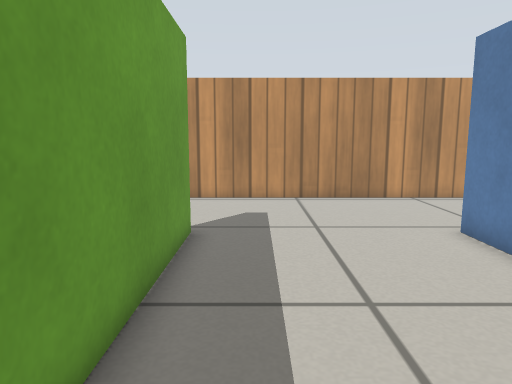
View 1 (above)

15 first-person views from a walk through a robot-simulator world made for Gazebo. The camera is 0.49 m above the floor, tilts 8° down and sees 70° across. The floor is counted in squares, 0.2 m on a side. Each view is taken from the middle of a square. On the plan, view 1 faces up. The plan holds only what a view shows up to about 20 squares ahead; the rest is blank. Gazebo's built-in surfaces are drawn with simple patterns.

View 2
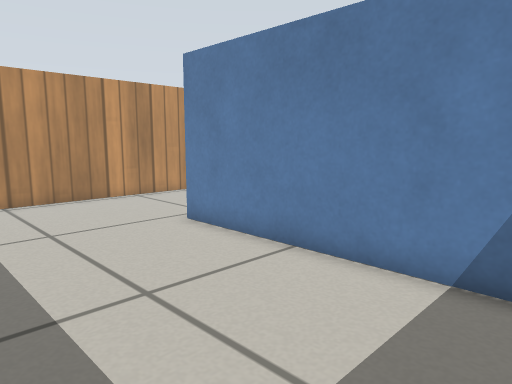

View 3
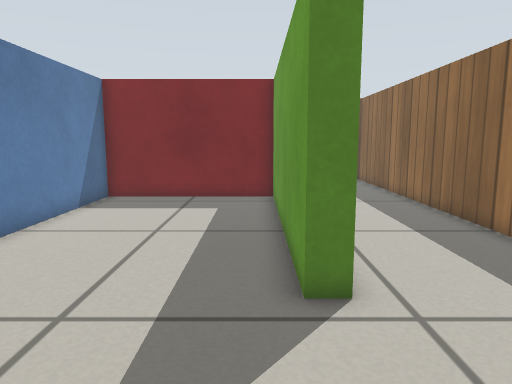

View 4
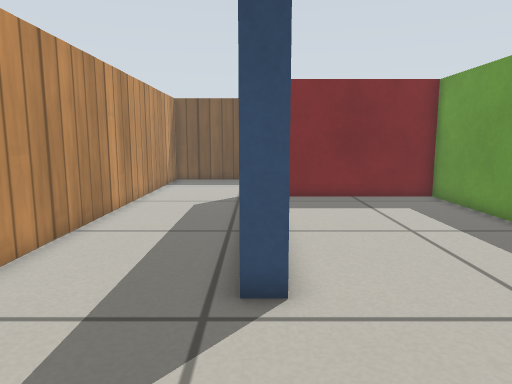

View 5
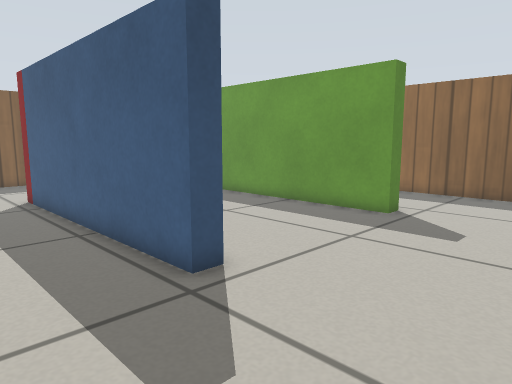

View 6
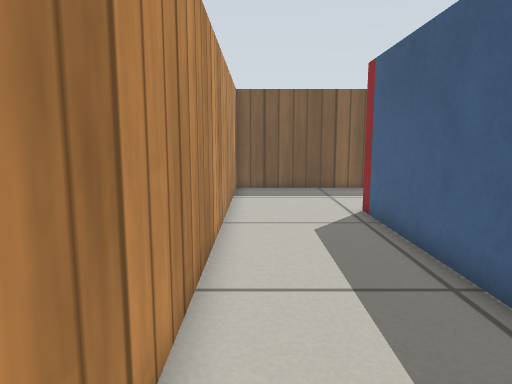

View 7
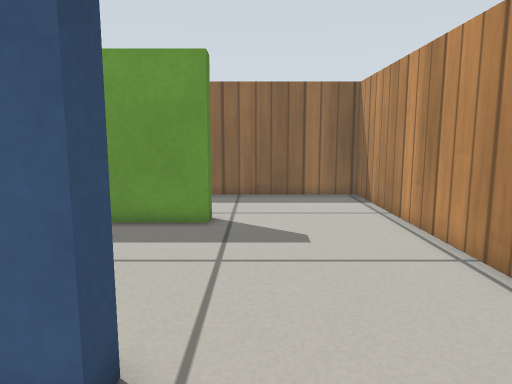

View 8
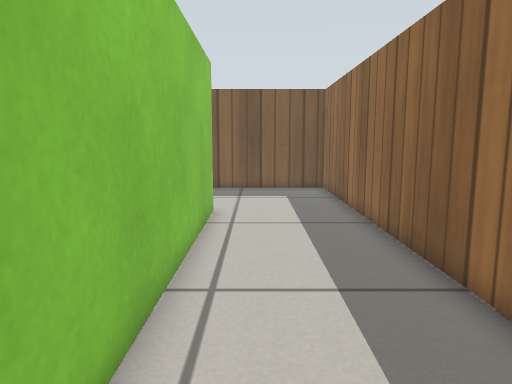

View 9
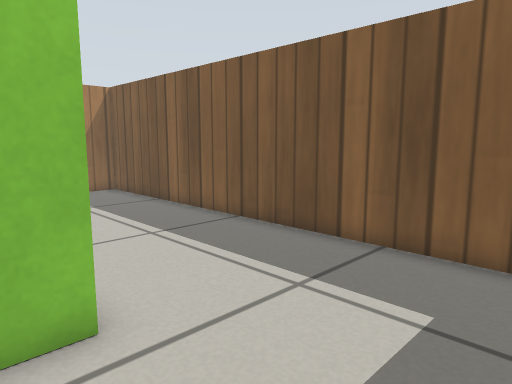

View 10
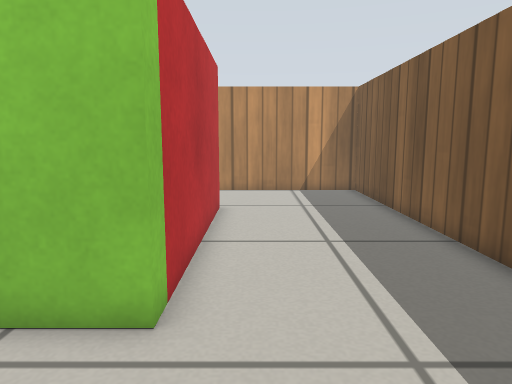

View 11
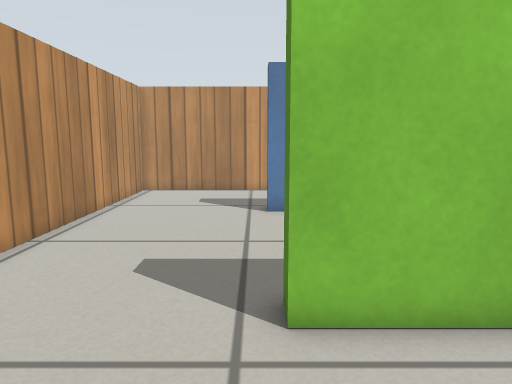

View 12
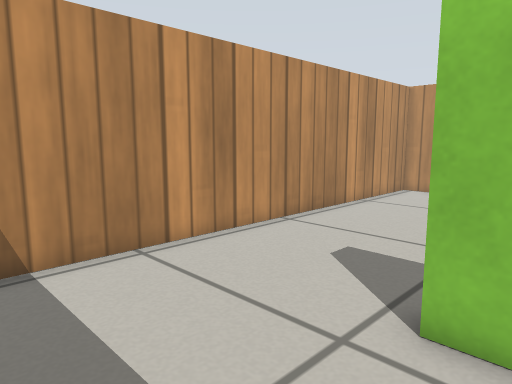

View 13
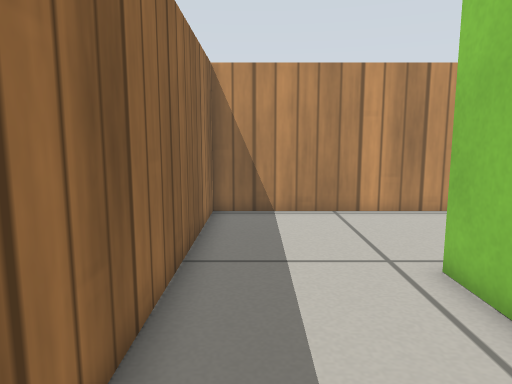

View 14
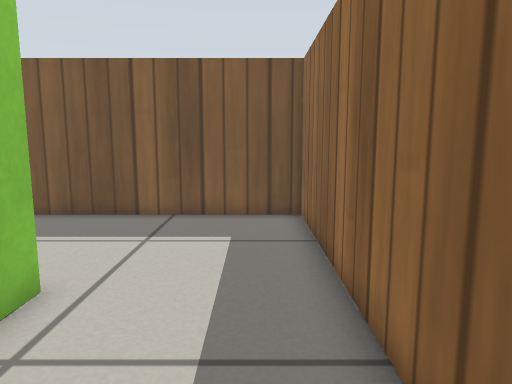

View 15
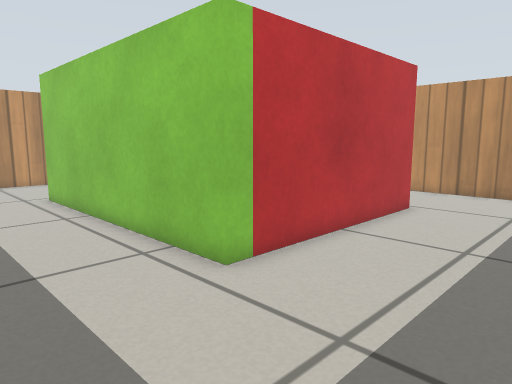

### Floor plan
Points are (right, up) in squares from view 1. A wall is a line through its corners. A room is listed if a view was taken in it or the views show most of it. See-through windows are left out.
Room 1 (views 1, 2, 3, 4)
walls: (-2.5, 9.6) (-1.8, 9.6) (-1.8, -0.9) (5.5, -0.9) (5.5, 9.6) (6.2, 9.6); (6.5, 15.6) (-2.5, 15.6)
ways out: opening at (-2, 12.5) to room 2; opening at (6, 12.5) to room 2
Room 2 (views 5, 6, 7, 8, 9, 10, 11, 12, 13, 14, 15)
walls: (6.2, 9.6) (6.2, -1.7) (-2.5, -1.7) (-2.5, 9.6); (-2.5, 15.6) (-7.5, 15.6) (-7.5, -7.9) (11, -7.9) (11, 15.6) (6.5, 15.6)
ways out: opening at (-2, 12.5) to room 1; opening at (6, 12.5) to room 1

Positions as (right, up) in squares from view 1, and headings:
1: (0, 0), facing up
2: (-1, 0), facing up-right
3: (-1, 15), facing down
4: (6, 15), facing down
5: (10, 15), facing down-left
6: (10, 11), facing down
7: (9, 11), facing left
8: (-4, 11), facing down
9: (-7, 0), facing down-right
10: (-7, -3), facing right
11: (-7, 10), facing right
12: (-7, 8), facing up-right
13: (-6, 3), facing up
14: (-6, 4), facing down
15: (-7, -7), facing up-right
